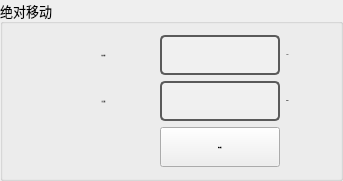
               <widget class="QGroupBox" name="groupBox_7">
                <property name="minimumSize">
                 <size>
                  <width>0</width>
                  <height>40</height>
                 </size>
                </property>
                <property name="font">
                 <font>
                  <family>宋体</family>
                  <pointsize>10</pointsize>
                 </font>
                </property>
                <property name="title">
                 <string>绝对移动</string>
                </property>
                <layout class="QGridLayout" name="gridLayout_11">
                 <item row="0" column="1">
                  <widget class="QLabel" name="MoveAbsolute_label_3">
                   <property name="minimumSize">
                    <size>
                     <width>100</width>
                     <height>40</height>
                    </size>
                   </property>
                   <property name="font">
                    <font>
                     <family>Arial</family>
                     <pointsize>-1</pointsize>
                     <weight>75</weight>
                     <bold>true</bold>
                    </font>
                   </property>
                   <property name="text">
                    <string>绝对位置：</string>
                   </property>
                   <property name="alignment">
                    <set>Qt::AlignCenter</set>
                   </property>
                  </widget>
                 </item>
                 <item row="0" column="3">
                  <widget class="QLabel" name="label_9">
                   <property name="font">
                    <font>
                     <family>Arial</family>
                     <pointsize>-1</pointsize>
                     <weight>75</weight>
                     <bold>true</bold>
                    </font>
                   </property>
                   <property name="text">
                    <string>mm</string>
                   </property>
                   <property name="alignment">
                    <set>Qt::AlignCenter</set>
                   </property>
                  </widget>
                 </item>
                 <item row="1" column="2">
                  <widget class="QLineEdit" name="AbsoluteSpeed_textBox">
                   <property name="minimumSize">
                    <size>
                     <width>120</width>
                     <height>40</height>
                    </size>
                   </property>
                   <property name="maximumSize">
                    <size>
                     <width>120</width>
                     <height>40</height>
                    </size>
                   </property>
                   <property name="font">
                    <font>
                     <family>Arial</family>
                     <pointsize>-1</pointsize>
                     <weight>75</weight>
                     <bold>true</bold>
                    </font>
                   </property>
                   <property name="styleSheet">
                    <string notr="true">QLineEdit {
    border: 2px solid #5A5A5A; /* 边框颜色 */
    border-radius: 5px; /* 边框圆角 */
    background-color: #F0F0F0; /* 背景色 */
    color: #000; /* 字体颜色 */
    padding: 5px; /* 内边距 */
}

QLineEdit:focus {
    border-color: #3D7848; /* 聚焦时边框颜色 */
}

QLineEdit:disabled {
    background-color: #ECECEC; /* 禁用状态的背景色 */
    color: #A0A0A0; /* 禁用状态的字体颜色 */
}
</string>
                   </property>
                   <property name="alignment">
                    <set>Qt::AlignCenter</set>
                   </property>
                  </widget>
                 </item>
                 <item row="1" column="1">
                  <widget class="QLabel" name="AbsoluteSpeed_label_3">
                   <property name="minimumSize">
                    <size>
                     <width>80</width>
                     <height>40</height>
                    </size>
                   </property>
                   <property name="font">
                    <font>
                     <family>Arial</family>
                     <pointsize>-1</pointsize>
                     <weight>75</weight>
                     <bold>true</bold>
                    </font>
                   </property>
                   <property name="text">
                    <string>目标速度：</string>
                   </property>
                   <property name="alignment">
                    <set>Qt::AlignCenter</set>
                   </property>
                  </widget>
                 </item>
                 <item row="1" column="3">
                  <widget class="QLabel" name="label_11">
                   <property name="font">
                    <font>
                     <family>Arial</family>
                     <pointsize>-1</pointsize>
                     <weight>75</weight>
                     <bold>true</bold>
                    </font>
                   </property>
                   <property name="text">
                    <string>mm/s</string>
                   </property>
                   <property name="alignment">
                    <set>Qt::AlignCenter</set>
                   </property>
                  </widget>
                 </item>
                 <item row="0" column="2">
                  <widget class="QLineEdit" name="MoveAbsolute_textBox">
                   <property name="minimumSize">
                    <size>
                     <width>120</width>
                     <height>40</height>
                    </size>
                   </property>
                   <property name="maximumSize">
                    <size>
                     <width>120</width>
                     <height>40</height>
                    </size>
                   </property>
                   <property name="font">
                    <font>
                     <family>Arial</family>
                     <pointsize>-1</pointsize>
                     <weight>75</weight>
                     <bold>true</bold>
                    </font>
                   </property>
                   <property name="styleSheet">
                    <string notr="true">QLineEdit {
    border: 2px solid #5A5A5A; /* 边框颜色 */
    border-radius: 5px; /* 边框圆角 */
    background-color: #F0F0F0; /* 背景色 */
    color: #000; /* 字体颜色 */
    padding: 5px; /* 内边距 */
}

QLineEdit:focus {
    border-color: #3D7848; /* 聚焦时边框颜色 */
}

QLineEdit:disabled {
    background-color: #ECECEC; /* 禁用状态的背景色 */
    color: #A0A0A0; /* 禁用状态的字体颜色 */
}
</string>
                   </property>
                   <property name="alignment">
                    <set>Qt::AlignCenter</set>
                   </property>
                  </widget>
                 </item>
                 <item row="1" column="4">
                  <spacer name="horizontalSpacer_13">
                   <property name="orientation">
                    <enum>Qt::Horizontal</enum>
                   </property>
                   <property name="sizeHint" stdset="0">
                    <size>
                     <width>40</width>
                     <height>20</height>
                    </size>
                   </property>
                  </spacer>
                 </item>
                 <item row="2" column="2">
                  <widget class="QPushButton" name="btnAbsoluteMove">
                   <property name="minimumSize">
                    <size>
                     <width>0</width>
                     <height>40</height>
                    </size>
                   </property>
                   <property name="font">
                    <font>
                     <family>Arial</family>
                     <pointsize>-1</pointsize>
                     <weight>75</weight>
                     <bold>true</bold>
                    </font>
                   </property>
                   <property name="text">
                    <string>绝对移动</string>
                   </property>
                  </widget>
                 </item>
                 <item row="1" column="0">
                  <spacer name="horizontalSpacer_12">
                   <property name="orientation">
                    <enum>Qt::Horizontal</enum>
                   </property>
                   <property name="sizeHint" stdset="0">
                    <size>
                     <width>40</width>
                     <height>20</height>
                    </size>
                   </property>
                  </spacer>
                 </item>
                </layout>
               </widget>
